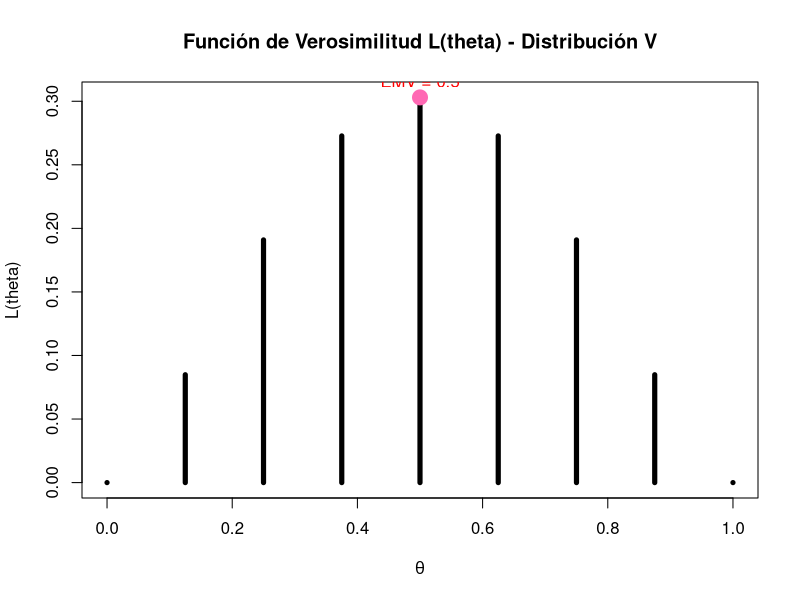

Reproduce this figure in R.
# -------------------------------------------------------------
# 1) PARÁMETROS DEL PROBLEMA
# -------------------------------------------------------------
N <- 8              # tamaño de la población
n <- 4              # tamaño de la muestra
x_obs <- 2          # valor observado de X (CAMBIAR si corresponde)

# Espacio paramétrico de theta y A
theta_vals <- seq(0, 1, by = 1/8)   # 0, 1/8, ..., 1
A_vals <- N * theta_vals            # 0,1,2,...,8

# -------------------------------------------------------------
# 2) DEFINIR LA PMF DE LA DISTRIBUCIÓN V (CON VALIDACIONES)
#    f(x | A) = [C(A+x-1, x) * C((N-A)+(n-x)-1, n-x)] / C(N+n-1, n)
# -------------------------------------------------------------
pmf_V <- function(A, N, n, x){
  
  # argumentos combinatorios
  a1 <- A + x - 1;   a2 <- x
  b1 <- (N - A) + (n - x) - 1;   b2 <- n - x
  
  # validaciones para evitar combinaciones inválidas
  if(A < 0 || A > N) return(0)
  if(a1 < a2 || b1 < b2) return(0)
  if(a2 < 0 || b2 < 0) return(0)
  
  # combinación válida
  num1 <- choose(a1, a2)
  num2 <- choose(b1, b2)
  den  <- choose(N + n - 1, n)
  
  return((num1 * num2) / den)
}

# -------------------------------------------------------------
# 3) CALCULAR LA FUNCIÓN DE VEROSIMILITUD PARA CADA A
# -------------------------------------------------------------
likelihoods <- sapply(A_vals, pmf_V, N = N, n = n, x = x_obs)

# Tabla con resultados
tabla_resultados <- data.frame(
  Theta = theta_vals,
  A = A_vals,
  Verosimilitud = likelihoods,
  Verosimilitud_Relativa = likelihoods / max(likelihoods)
)

print(tabla_resultados)

# -------------------------------------------------------------
# 4) ESTIMADOR DE MÁXIMA VEROSIMILITUD (EMV / MLE)
# -------------------------------------------------------------
indice_max <- which.max(likelihoods)

EMV_A <- A_vals[indice_max]
EMV_theta <- theta_vals[indice_max]
L_max <- likelihoods[indice_max]

cat("\n====================================================\n")
cat("                 RESULTADO DEL EMV\n")
cat("====================================================\n")
cat("Valor observado: x =", x_obs, "\n")
cat("EMV de A:", EMV_A, "\n")
cat("EMV de theta:", EMV_theta, "\n")
cat("Verosimilitud máxima:", L_max, "\n")
cat("====================================================\n\n")

# -------------------------------------------------------------
# 5) GRÁFICA DE LA FUNCIÓN DE VEROSIMILITUD
# -------------------------------------------------------------
plot(theta_vals, likelihoods, type = "h", lwd = 5, col = "black",
     main = "Función de Verosimilitud L(theta) - Distribución V",
     xlab = expression(theta), ylab = "L(theta)")
points(EMV_theta, L_max, pch = 19, cex = 2, col = "hotpink")
text(EMV_theta, L_max, labels = paste("EMV =", EMV_theta), pos = 3, col = "red")

